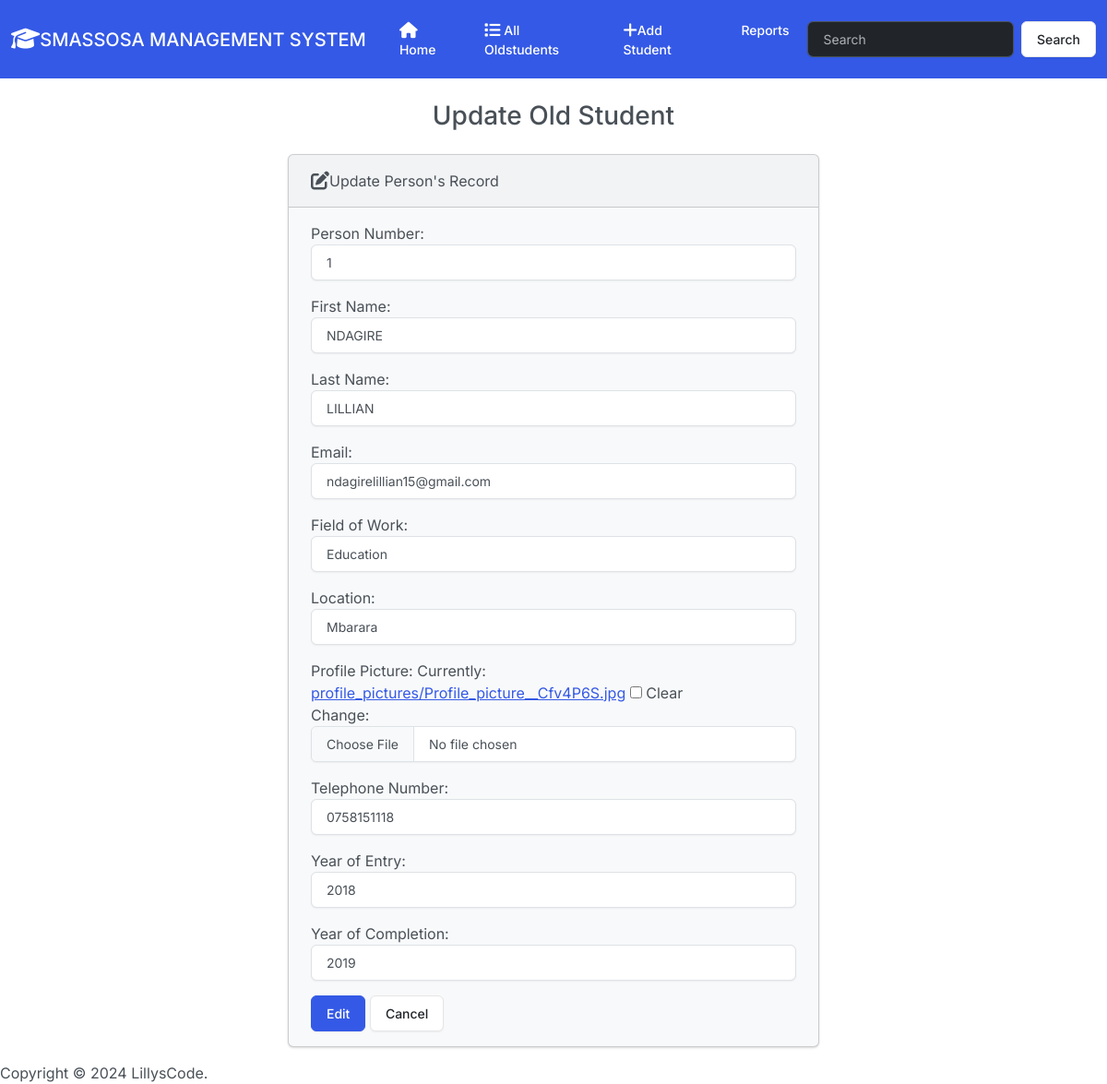
Before: /edit/2 with the older database file.
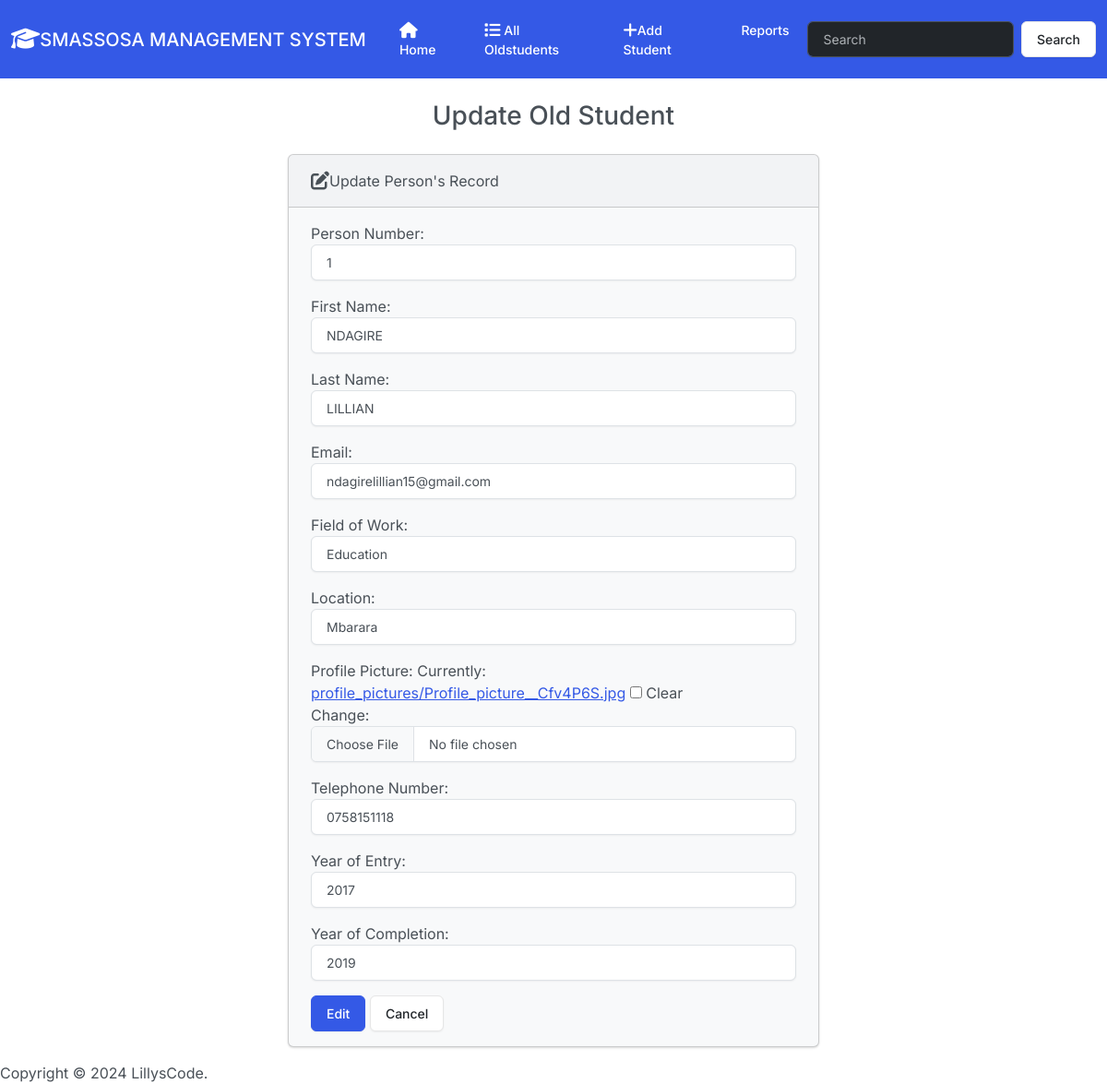
After: the same page with the newer database file.
### Oldstudents/models.py (models this page shows, shortened)
class Student(models.Model):
    student_number = models.PositiveBigIntegerField()
    first_name = models.CharField(max_length=50)
    last_name = models.CharField(max_length=50)
    email = models.CharField(max_length=100)
    FIELD_OF_WORK_CHOICES = [
        ('Business', 'Business'),
        ('Education', 'Education'),
        ('Industrialization', 'Industrialization'),
        ('Public Servant', 'Public Servant'),
        ('Lawyers', 'Lawyers'),
        ('Fishing', 'Fishing'),
    ]
    field_of_work = models.CharField(max_length=20, choices=FIELD_OF_WORK_CHOICES)
    location = models.CharField(max_length=50)
    profile_picture = models.ImageField(upload_to='profile_pictures/', null=True, blank=True)
    telephone_number = models.CharField(max_length=15, null=True, blank=True)
    YEAR_CHOICES = [(year, year) for year in range(2000, 2030)]  # Adjust the range as needed
    year_of_entry = models.IntegerField(choices=YEAR_CHOICES)
    year_of_completion = models.IntegerField(choices=YEAR_CHOICES)

### Oldstudents/views.py (the view)
# urls.py: path('edit/<int:id>', views.edit, name='edit'),
def edit(request, id):
    student = get_object_or_404(Student, pk=id)
    if request.method == 'POST':
        form = StudentForm(request.POST, instance=student)
        if form.is_valid():
            form.save()
            return render(request, 'students/edit.html', {
                'form': form,
                'success': True,
                'student': student,
            })
        else:
            print(form.errors)
    else:
        form = StudentForm(instance=student)
    return render(request, 'students/edit.html', {
        'form': form,
        'student': student,
    })

### Oldstudents/templates/students/edit.html (shortened to what this page needs)
{% extends "students/base.html" %}
{% block body %}
    <h3 class="text-center m-4">Update Old Student</h3>
    {% if success %}
        <div class="alert-success" role="alert">
            The student has been updated  successfully.
            <a href="{% url 'index' %}" class="alert-link"> Go to Home Page</a>
        </div>
    {% else %}
        <div class="row justify-content-center">
            <div class="col-6">
                <div class="card bg-light mb-3">
                    <div class="card-header">
                        <i class="fa-solid fa-pen-to-square  fa-lg"></i>Update Person's Record
                    </div>
                    <div class="card-body">
                        <form method="post" action="{% url 'edit' id=student.id %}">
                        {{ form.as_p }}
                        <button type="submit" class="btn btn-primary">Edit</button>
                        <a href="{% url 'index' %}" class="btn btn-secondary">Cancel</a>
                      </form>
                    </div>
                  </div>
            </div>
        </div>
    {% endif %}
{% endblock %}

Changed rows visible on the page:
changed Student "NDAGIRE": year_of_entry "2018" → "2017"
